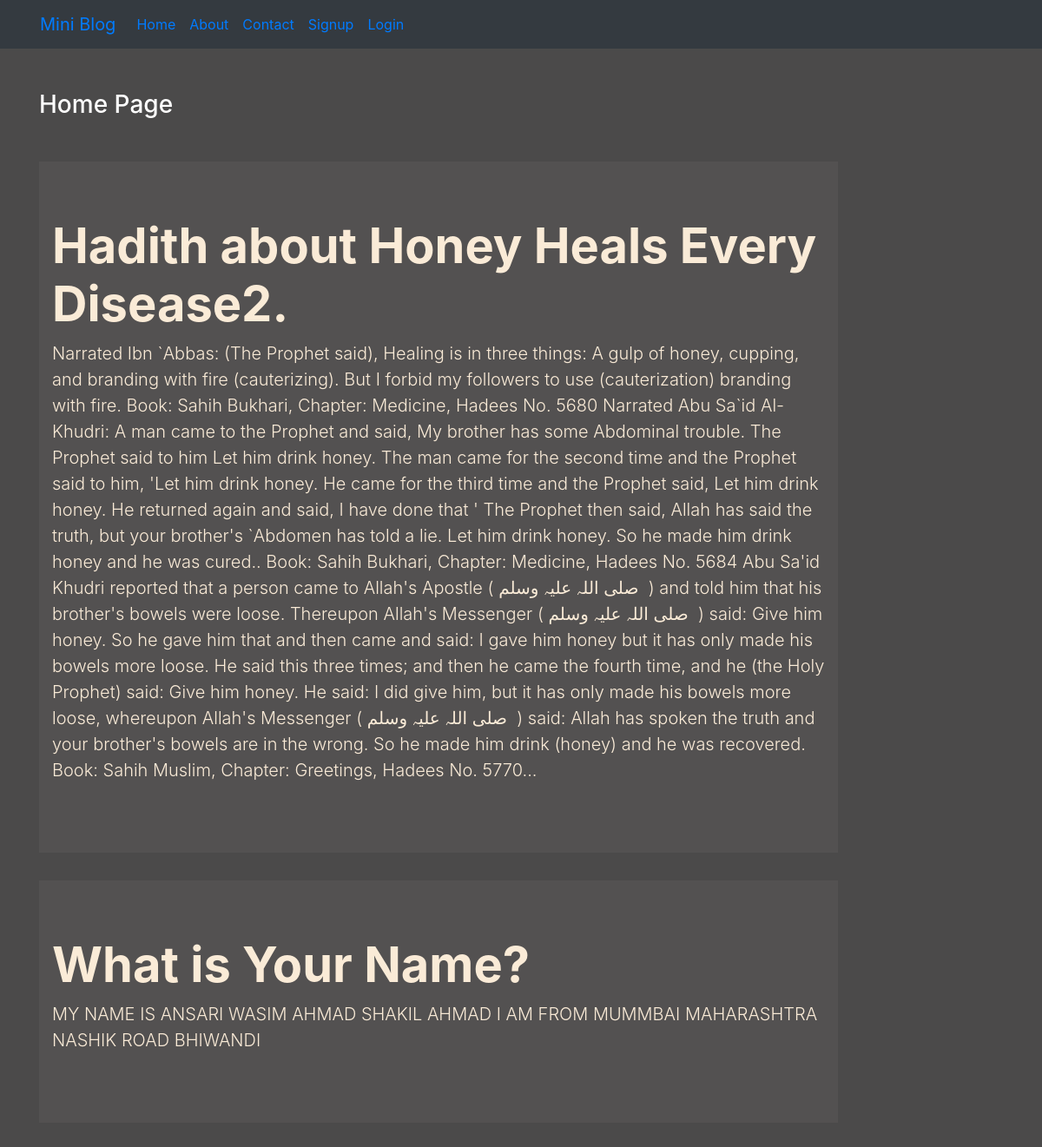
The page / on the database its author committed.
### blog/models.py (models this page shows)
class Post(models.Model):
    title = models.CharField(max_length=(150))
    desc = models.TextField()

### blog/views.py (the view)
# urls.py: 2. Add a URL to urlpatterns:  path('', views.home, name='home')
def home(request):
    posts = Post.objects.all()
    return render(request, 'blog/home.html', {'posts':posts})

### blog/templates/blog/home.html
{% extends "blog/base.html" %}
{% load static %}
{% block content %}
<div class="col-sm-10">
<h3 class="text-white my-5">Home Page</h3>
{% for post in posts %}
<div class="jumbotron jumbotron-fluid jumbo-color">
    <div class="container">
      <h1 class="display-4 font-weight-bold">{{post.title}}</h1>
      <p class="lead">{{post.desc}} </p>
    </div>
  </div>
  {% endfor %}
</div>
{% endblock content %}

### blog/static/blog/css/style.css (style rules this page uses)
body { background-color: rgb(75, 74, 74); color:antiquewhite; }
.jumbo-color { background-color: rgb(83, 81, 81); }

### rows shown on the page
Post: title "Hadith about Honey Heals Every Disease2.", desc "Narrated Ibn `Abbas: (The Prophet said), Healing is in three things: A gulp of honey, cupping, and branding with fire (cauterizing). But I forbid my followers to use (cauterization) branding with fire. Book: Sahih Bukhari, Chapter: Medicine, Hadees No. 5680 Narrated Abu Sa`id Al-Khudri: A man came to the Prophet and said, My brother has some Abdominal trouble. The Prophet said to him Let him drink honey. The man came for the second time and the Prophet said to him, 'Let him drink honey. He came for the third time and the Prophet said, Let him drink honey. He returned again and said, I have done that ' The Prophet then said, Allah has said the truth, but your brother's `Abdomen has told a…"
Post: title "What is Your Name?", desc "MY NAME IS ANSARI WASIM AHMAD SHAKIL AHMAD I AM FROM MUMMBAI MAHARASHTRA NASHIK ROAD BHIWANDI"
